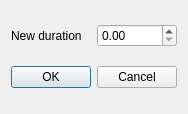
<?xml version="1.0" encoding="UTF-8"?>
<ui version="4.0">
 <class>Dialog</class>
 <widget class="QDialog" name="Dialog">
  <property name="geometry">
   <rect>
    <x>0</x>
    <y>0</y>
    <width>181</width>
    <height>114</height>
   </rect>
  </property>
  <property name="windowTitle">
   <string>Dialog</string>
  </property>
  <layout class="QGridLayout" name="gridLayout">
   <item row="0" column="0">
    <widget class="QLabel" name="label">
     <property name="text">
      <string>New duration</string>
     </property>
    </widget>
   </item>
   <item row="0" column="1">
    <widget class="QDoubleSpinBox" name="time">
     <property name="maximum">
      <double>999.000000000000000</double>
     </property>
    </widget>
   </item>
   <item row="1" column="0" colspan="2">
    <widget class="QDialogButtonBox" name="buttonBox">
     <property name="orientation">
      <enum>Qt::Horizontal</enum>
     </property>
     <property name="standardButtons">
      <set>QDialogButtonBox::Cancel|QDialogButtonBox::Ok</set>
     </property>
    </widget>
   </item>
  </layout>
 </widget>
 <resources/>
 <connections>
  <connection>
   <sender>buttonBox</sender>
   <signal>accepted()</signal>
   <receiver>Dialog</receiver>
   <slot>accept()</slot>
   <hints>
    <hint type="sourcelabel">
     <x>248</x>
     <y>254</y>
    </hint>
    <hint type="destinationlabel">
     <x>157</x>
     <y>274</y>
    </hint>
   </hints>
  </connection>
  <connection>
   <sender>buttonBox</sender>
   <signal>rejected()</signal>
   <receiver>Dialog</receiver>
   <slot>reject()</slot>
   <hints>
    <hint type="sourcelabel">
     <x>316</x>
     <y>260</y>
    </hint>
    <hint type="destinationlabel">
     <x>286</x>
     <y>274</y>
    </hint>
   </hints>
  </connection>
 </connections>
</ui>
